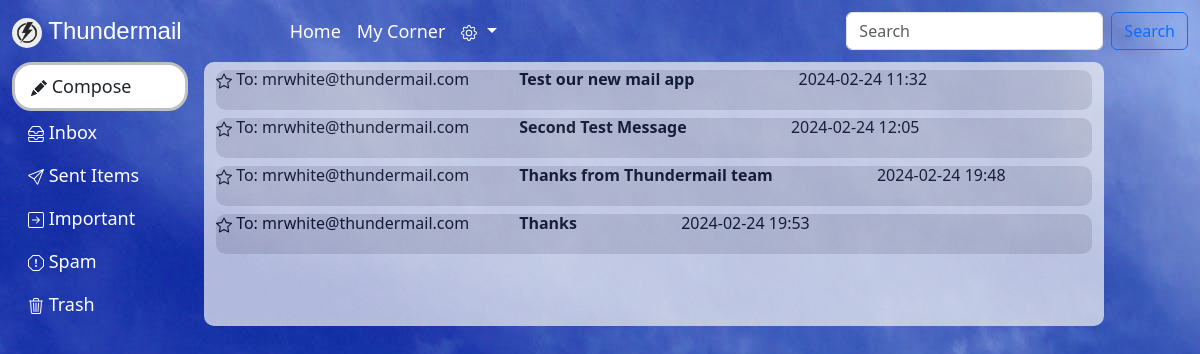
/sent_items/ (signed in), run on an earlier commit of the app's database.
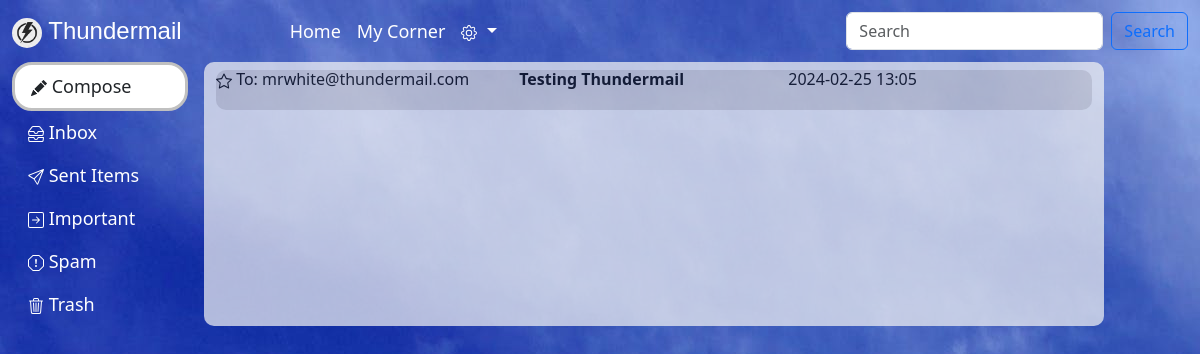
And on a later commit of the database.
### user_app/models.py (models this page shows)
class Message_Tb(models.Model):
    sender_id=models.ForeignKey(Register_Tb,on_delete=models.CASCADE)
    recipient_id=models.CharField(max_length=50)
    subject=models.CharField(max_length=100,default="No Subject")
    message=models.CharField(max_length=200)
    attachment=models.FileField(upload_to='thunder', blank=True, null=True, default='default.png')
    date=models.CharField(max_length=20)
    time=models.CharField(max_length=20)
    status_reciever=models.CharField(max_length=20,default='unread')
    status_sender=models.CharField(max_length=20,default='none')

### user_app/views.py (the view)
# urls.py: path('sent_items/',views.sent_items,name='sent_items'),
def sent_items(request):
    my_id=request.session['yourself']
    details = Register_Tb.objects.filter(id=my_id)
    messages= Message_Tb.objects.filter(sender_id_id=my_id)
    my_name = details[0].name
    return render(request,'sent_items.html',{'key':my_name,'see':details,'view':messages})

### templates/sent_items.html (shortened to what this page needs)
{% extends 'base.html' %}
{% block content %}
{% for i in view %}
    <a href="{% url 'read_message' i.id %}" style="text-decoration: none; color: black; margin-top: 10px;"><h6 id="inbox">&nbsp;To: {{i.recipient_id}}<span style="margin-left: 50px; margin-right: 100px; font-weight: bold;">{{i.subject}}</span><span> {{i.date}}</span> {{i.time}}
  </h6></a>
{% endfor %}
{% endblock %}

### templates/base.html (shortened to what this page needs)
<!DOCTYPE html>
<html lang="en">
<head>
    <link href="https://cdn.jsdelivr.net/npm/bootstrap@5.3.3/dist/css/bootstrap.min.css" rel="stylesheet">
    <link rel="stylesheet" href="/static/my_style.css">
   </head>
<body>
  <nav class="navbar navbar-expand-lg">
    <div class="container-fluid">
      <a class="navbar-brand" href="#" style="color: white; font-weight: 100; font-family:sans-serif;font-size: x-large;margin-right: 100px;"><img src="/media/thunder_mail_logo.jpg" alt="mail-logo" height="30px" width="30px" style="border-radius: 50%;"> Thundermail</a>
      <div class="collapse navbar-collapse" id="navbarSupportedContent">
        <ul class="navbar-nav me-auto mb-2 mb-lg-0">
          <li class="nav-item">
            <a class="nav-link active" aria-current="page" href="{% url 'home' %}" style="color: white;">Home</a>
          </li>
          <li class="nav-item">
            <a class="nav-link" href="#" style="color: white;">My Corner</a>
          </li>
          <li class="nav-item dropdown">
            <a class="nav-link dropdown-toggle" style="color: white;" href="#" role="button" data-bs-toggle="dropdown" aria-expanded="false">
            </a>
          </li>
        </ul>
        <form class="d-flex" role="search">
          <input class="form-control me-2" type="search" placeholder="Search" aria-label="Search">
          <button class="btn btn-outline-primary" type="submit">Search</button>
        </form>
      </div>
    </div>
  </nav>
  <div class="container-fluid">
    <div class="row">
        <div class="col-12 col-sm-3 col-md-4 col-lg-2" id="left-sidebar">
            <div class="sidebar-content">
                <ul class="nav nav-pills flex-column mb-auto">
                <li class="nav-item" style="border: solid silver; border-radius: 20px; background-color: white;">
                    <a href="{% url 'compose' %}" class="nav-link text-dark"  aria-current="page">
                    Compose
                    </a>
                </li>
                <li>
                    <a href="{% url 'home' %}" class="nav-link text-white">
                    Inbox
                    </a>
                </li>
                <li>
                    <a href="{% url 'sent_items' %}" class="nav-link text-white">
                    Sent Items
                    </a>
                </li>
                <li>
                    <a href="{% url 'view_important' %}" class="nav-link text-white">
                    Important
                    </a>
                </li>
                <li>
                    <a href="{% url 'view_spam' %}" class="nav-link text-white">
                    Spam
                    </a>
                </li>
                <li>
                  <a href="{% url 'view_trash' %}" class="nav-link text-white">
                  Trash
                  </a>
              </li>
                </ul>
          </div>
        </div>
        <div class="col-12 col-sm-8 col-md-7 col-lg-9 mx-1" id="content">
            {% block content %}
            {% endblock %}
        </div>
    </div>
</body>
</html>

### static/my_style.css (style rules this page uses)
body { background-color:rgb(92, 168, 244); background-image: url(/media/mail_bg.jpg); opacity: 100%; }
#left-sidebar { background-color: transparent; }
#content { background-color: whitesmoke; opacity: 70%; border-radius: 10px; list-style-type: none; }
.nav-link { font-size: large; font-weight:light; }

### templates/sent_items.html (style rules this page uses)
#inbox { list-style-type: none; margin-top: .5rem; color: black; }
h6 { height: 40px; background-color: rgb(216, 214, 214); border-radius: 10px; }

What changed in the data, as far as the page shows it:
removed Message_Tb: recipient_id "mrwhite@thundermail.com", subject "Test our new mail app", date "2024-02-24", time "11:32"
removed Message_Tb: recipient_id "mrwhite@thundermail.com", subject "Second Test Message", date "2024-02-24", time "12:05"
removed Message_Tb: recipient_id "mrwhite@thundermail.com", subject "Thanks from Thundermail team", date "2024-02-24", time "19:48"
removed Message_Tb: recipient_id "mrwhite@thundermail.com", subject "Thanks", date "2024-02-24", time "19:53"
added Message_Tb: recipient_id "mrwhite@thundermail.com", subject "Testing Thundermail", date "2024-02-25", time "13:05"
